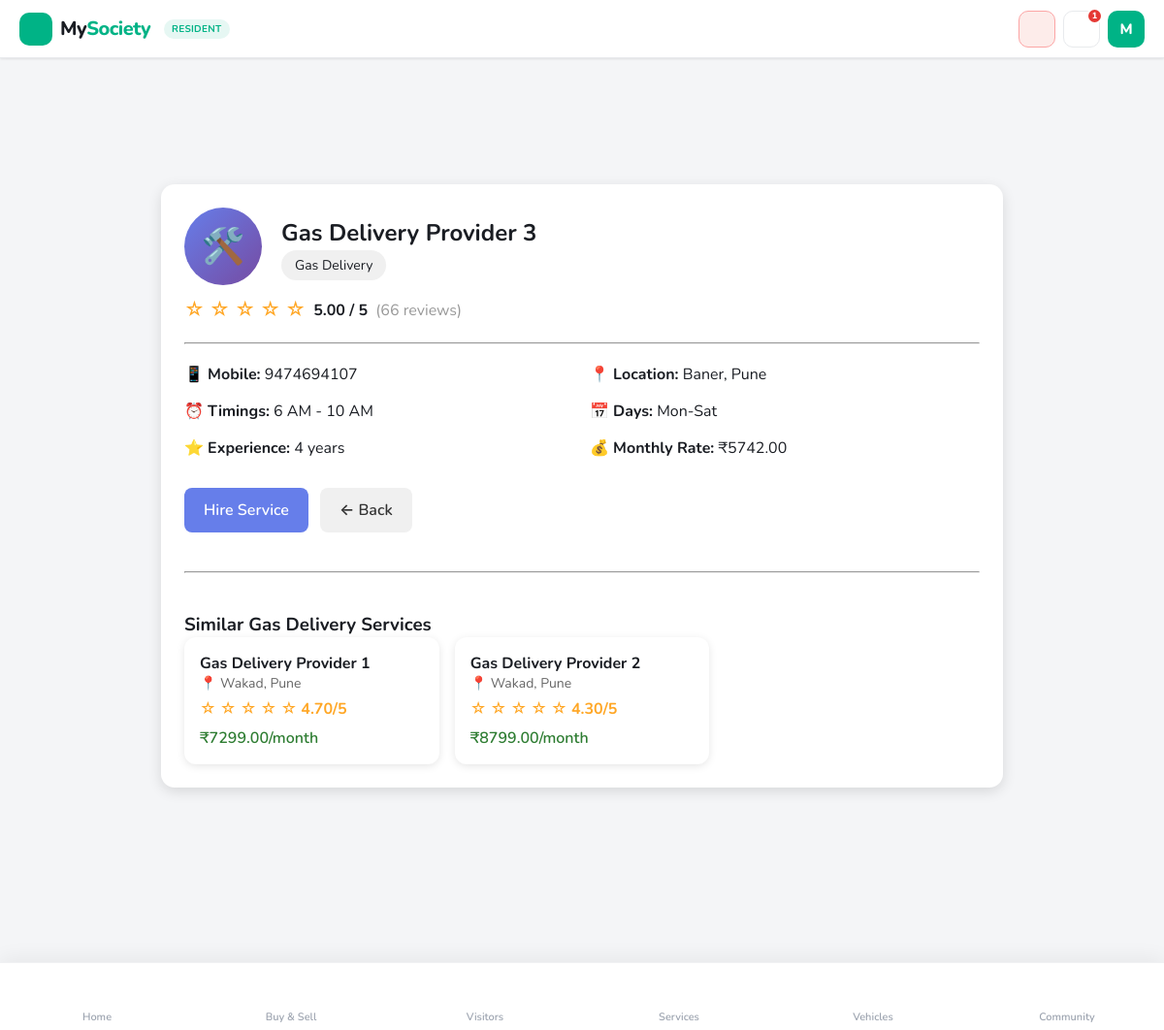
Screenshot of /services/provider/45/ (signed in) with the database file from the repository.
### core/models.py (models this page shows, shortened)
class UserProfile(models.Model):
    ROLE_CHOICES = (
        ('resident', 'Resident'),
        ('guard', 'Guard'),
        ('guard_admin', 'Guard Admin'),
        ('society_admin', 'Society Admin'),
        ('admin', 'Super Admin'),
        ('service_provider', 'Service Provider'),
    )
    STATUS_CHOICES = (
        ('pending', 'Pending'),
        ('approved', 'Approved'),
        ('rejected', 'Rejected'),
    )
    user = models.OneToOneField(User, on_delete=models.CASCADE)
    role = models.CharField(
        max_length=20,
        choices=ROLE_CHOICES
    )
    society = models.ForeignKey(
        Society,
        on_delete=models.SET_NULL,
        null=True,
        blank=True
    )
    apartment = models.ForeignKey(
        Apartment,
        on_delete=models.SET_NULL,
        null=True,
        blank=True
    )
    phone = models.CharField(max_length=15)
    address = models.TextField(blank=True)
    photo       = models.ImageField(upload_to='profiles/photos/',   null=True, blank=True)
    cover_photo = models.ImageField(upload_to='profiles/covers/',   null=True, blank=True)
    work        = models.CharField(max_length=200, blank=True)
    hometown    = models.CharField(max_length=200, blank=True)
    interests   = models.CharField(max_length=500, blank=True,
                                   help_text="Comma-separated list, e.g. Music, Travel, Cricket")
    status = models.CharField(
        max_length=20,
        choices=STATUS_CHOICES,
        default='pending'
    )
    class Meta:
        indexes = [
            models.Index(fields=["role", "status"]),
        ]

class ServiceProvider(models.Model):
    VERIFICATION_STATUS = [
        ('pending', 'Pending'),
        ('verified', 'Verified'),
        ('rejected', 'Rejected'),
    ]
    user = models.OneToOneField(
        User,
        on_delete=models.CASCADE,
        related_name="service_provider_profile",
        null=True,
        blank=True
    )
    GENDER_CHOICES = [
        ('male', 'Male'),
        ('female', 'Female'),
        ('other', 'Other'),
    ]
    service = models.ForeignKey(
        Service,
        on_delete=models.CASCADE,
        related_name='providers'
    )
    name = models.CharField(max_length=200)
    mobile = models.CharField(max_length=15)
    alternate_mobile = models.CharField(max_length=15, blank=True)
    gender = models.CharField(max_length=10, choices=GENDER_CHOICES)
    age = models.PositiveIntegerField(null=True, blank=True)
    area = models.CharField(max_length=200, help_text="e.g., Nanded City, Sinhagad Road")
    city = models.CharField(max_length=100)
    pincode = models.CharField(max_length=10)
    full_address = models.TextField(blank=True)
    experience_years = models.PositiveIntegerField(default=0)
    hourly_rate = models.DecimalField(max_digits=10, decimal_places=2, null=True, blank=True)
    monthly_rate = models.DecimalField(max_digits=10, decimal_places=2, null=True, blank=True)
    verification_status = models.CharField(
        max_length=20,
        choices=VERIFICATION_STATUS,
        default='pending'
    )
    id_proof = models.ImageField(upload_to='service_providers/id_proof/', null=True, blank=True)
    photo = models.ImageField(upload_to='service_providers/photos/', null=True, blank=True)
    police_verification = models.BooleanField(default=False)
    available_days = models.CharField(
        max_length=200,
        help_text="e.g., Mon-Fri, All Days"
    )
    preferred_timings = models.CharField(
        max_length=200,
        help_text="e.g., 6 AM - 10 AM, Evening"
    )
    is_available = models.BooleanField(default=True)
    rating = models.DecimalField(max_digits=3, decimal_places=2, default=0.0)
    total_reviews = models.PositiveIntegerField(default=0)
    total_hires = models.PositiveIntegerField(default=0)
    active_clients = models.PositiveIntegerField(default=0)
    created_at = models.DateTimeField(auto_now_add=True)
    updated_at = models.DateTimeField(auto_now=True)
    class Meta:
        ordering = ['-rating', '-total_hires']
        indexes = [
            models.Index(fields=['area', 'city']),
            models.Index(fields=['service', 'verification_status']),
            models.Index(fields=['is_available']),
        ]

class Service(models.Model):
    name = models.CharField(max_length=50)
    active = models.BooleanField(default=True)

### core/views.py (the view)
# urls.py: path('services/provider/<int:provider_id>/', views.service_provider_detail, name='service_provider_detail'),
@login_required
@role_required("resident")
def service_provider_detail(request, provider_id):
    provider = get_object_or_404(
        ServiceProvider.objects.select_related('service'),
        id=provider_id
    )
    hired_service = HiredService.objects.filter(
        resident=request.user,
        service_provider=provider,
        status='active'
    ).first()
    is_hired = hired_service is not None
    user_review = None
    if hired_service:
        user_review = ServiceReview.objects.filter(
            hired_service=hired_service
        ).first()
    reviews = ServiceReview.objects.filter(
        hired_service__service_provider=provider
    ).select_related('hired_service__resident')[:10]
    similar_providers = ServiceProvider.objects.filter(
        service=provider.service,
        city=provider.city,
        verification_status="verified",
        is_available=True
    ).exclude(
        id=provider.id
    ).order_by(
        "-rating", "-total_hires"
    )[:6]
    context = {
        'provider': provider,
        'is_hired': is_hired,
        'hired_service': hired_service,
        'user_review': user_review,
        'reviews': reviews,
        'similar_providers': similar_providers,
    }
    return render(request, 'service_provider_detail.html', context)

### core/context_processors.py (called while the page is built, shortened)
def base_context(request):
    if not request.user.is_authenticated:
        return {}
    profile = getattr(request.user, "userprofile", None)
    return {
        "current_user": request.user,
        "current_role": profile.role if profile else None,
        "notification_count": Notification.objects.filter(
            user=request.user,
            is_read=False
        ).count(),
    }

def global_context(request):
    if not request.user.is_authenticated:
        return {
            "notification_count": 0,
            "current_user": None,
            "current_role": None,
        }
    user = request.user
    profile = getattr(user, "userprofile", None)
    unread_chat = ChatMessage.objects.filter(
        receiver=user,
        is_read=False
    ).count()
    unread_notifications = Notification.objects.filter(
        user=user,
        is_read=False
    ).count()
    return {
        "current_user": user,
        "current_role": profile.role if profile else None,
        "notification_count": unread_chat + unread_notifications,
    }

def guard_notification_count(request):
    return {"guard_notification_count": 0}

def notification_count(request):
    if not request.user.is_authenticated:
        return {'notification_count': 0}
    try:
        unread_chat = ChatMessage.objects.filter(
            receiver=request.user,
            is_read=False
        ).count()
        unread_notif = Notification.objects.filter(
            user=request.user,
            is_read=False
        ).count()
        total = unread_chat + unread_notif
    except Exception:
        total = 0
    return {'notification_count': total}

### templates/service_provider_detail.html (shortened to what this page needs)
{% extends "base.html" %}
{% block content %}
<div class="main-content" style="max-width:900px;margin:30px auto;">
    <div style="
        background:white;
        padding:24px;
        border-radius:14px;
        box-shadow:0 4px 14px rgba(0,0,0,0.12);
    ">
        <div style="display:flex;align-items:center;gap:20px;">
            <div style="
                width:80px;height:80px;
                border-radius:50%;
                background:linear-gradient(135deg,#667eea,#764ba2);
                color:white;
                font-size:36px;
                display:flex;
                align-items:center;
                justify-content:center;
            ">
                🛠️
            </div>
            <div>
                <h2 style="margin-bottom:6px;">{{ provider.name }}</h2>
                <span style="
                    background:#f0f0f0;
                    padding:6px 14px;
                    border-radius:20px;
                    font-size:14px;
                ">
                    {{ provider.service.name }}
                </span>
            </div>
        </div>
        <div style="margin-top:12px;display:flex;align-items:center;gap:8px;">
            <div style="color:#ffa726;font-size:20px;">
                {% for i in "12345" %}
                    {% if forloop.counter <= provider.rating|floatformat:0 %}
                        ★
                    {% else %}
                        ☆
                    {% endif %}
                {% endfor %}
            </div>
            <strong>{{ provider.rating }} / 5</strong>
            <span style="color:#999;">({{ provider.total_reviews }} reviews)</span>
        </div>
        <hr style="margin:20px 0;">
        <div style="display:grid;grid-template-columns:1fr 1fr;gap:16px;">
            <div>📱 <strong>Mobile:</strong> {{ provider.mobile }}</div>
            <div>📍 <strong>Location:</strong> {{ provider.area }}, {{ provider.city }}</div>
            <div>⏰ <strong>Timings:</strong> {{ provider.preferred_timings }}</div>
            <div>📅 <strong>Days:</strong> {{ provider.available_days }}</div>
            <div>⭐ <strong>Experience:</strong> {{ provider.experience_years }} years</div>
            <div>💰 <strong>Monthly Rate:</strong> ₹{{ provider.monthly_rate }}</div>
        </div>
        <div style="margin-top:30px;display:flex;gap:12px;">
            {% if is_hired %}
                <button style="
                    padding:12px 20px;
                    background:#4caf50;
                    color:white;
                    border:none;
                    border-radius:8px;
                    font-weight:600;
                ">
                    ✓ Already Hired
                </button>
            {% else %}
                <a href="{% url 'hire_service_provider' provider.id %}" style="
                    padding:12px 20px;
                    background:#667eea;
                    color:white;
                    border-radius:8px;
                    text-decoration:none;
                    font-weight:600;
                ">
                    Hire Service
                </a>
            {% endif %}
            <a href="{% url 'resident_services' %}" style="
                padding:12px 20px;
                background:#f0f0f0;
                color:#333;
                border-radius:8px;
                text-decoration:none;
                font-weight:600;
            ">
                ← Back
            </a>
        </div>
        {% if similar_providers %}
        <hr style="margin:40px 0;">
        <h3>Similar {{ provider.service.name }} Services</h3>
        <div style="display:grid;grid-template-columns:repeat(auto-fill,minmax(250px,1fr));gap:16px;">
            {% for sp in similar_providers %}
            <div style="
                background:white;
                padding:16px;
                border-radius:12px;
                box-shadow:0 2px 8px rgba(0,0,0,0.1);
                cursor:pointer;
            "
            onclick="window.location.href='{% url 'service_provider_detail' sp.id %}'">
                <strong>{{ sp.name }}</strong>
                <div style="color:#666;font-size:14px;">📍 {{ sp.area }}, {{ sp.city }}</div>
                <div style="color:#ffa726;margin-top:6px;">
                    {% for i in "12345" %}
                        {% if forloop.counter <= sp.rating|floatformat:0 %}
                            ★
                        {% else %}
                            ☆
                        {% endif %}
                    {% endfor %}
                    <strong>{{ sp.rating }}/5</strong>
                </div>
                {% if sp.monthly_rate %}
                <div style="margin-top:8px;font-weight:600;color:#2e7d32;">
                    ₹{{ sp.monthly_rate }}/month
                </div>
                {% endif %}
            </div>
            {% endfor %}
        </div>
        {% endif %}
    </div>
</div>
{% endblock %}

### templates/base.html (shortened to what this page needs)
<!DOCTYPE html>
<html lang="en">
<head>
</head>
<body>
    <header class="header">
        <div class="header-content">
            <a href="" class="logo">
                <div class="logo-icon">
                </div>
                <span class="logo-text">My<span>Society</span></span>
                {% if current_role %}
                <span class="role-badge">{{ current_role }}</span>
                {% endif %}
            </a>
            <div class="header-actions">
                <div class="sos-btn" title="Emergency SOS" onclick="sendSOS()">
                    <span class="iconify" data-icon="mdi:alarm-light-outline"></span>
                </div>
                <a href="{% url 'resident_notifications' %}" class="hdr-btn" title="Notifications">
                    <span class="iconify" data-icon="mdi:bell-outline"></span>
                    {% if notification_count > 0 %}
                    <div class="notif-badge">{{ notification_count }}</div>
                    {% endif %}
                </a>
                <a href="{% url 'profile' %}" class="avatar-btn" title="My Profile">
                    {{ current_user.username|slice:":1"|upper }}
                </a>
            </div>
        </div>
    </header>
    <main class="main-content">
        {% block content %}{% endblock %}
    </main>
    <nav class="bottom-nav">
        {% if current_role == "resident" %}
            <a href="{% url 'resident_dashboard' %}"
               class="nav-item {% block nav_home %}{% endblock %}">
                <div class="nav-icon">
                    <span class="iconify" data-icon="mdi:home-variant-outline"></span>
                </div>
                <span>Home</span>
            </a>
            <a href="{% url 'marketplace' %}"
            class="nav-item {% block nav_marketplace %}{% endblock %}">
                <div class="nav-icon">
                    <span class="iconify" data-icon="mdi:storefront-outline"></span>
                </div>
                <span>Buy &amp; Sell</span>
            </a>
            <a href="{% url 'resident_visitors' %}"
               class="nav-item {% block nav_visitors %}{% endblock %}">
                <div class="nav-icon">
                    <span class="iconify" data-icon="mdi:account-multiple-outline"></span>
                </div>
                <span>Visitors</span>
            </a>
            <a href="{% url 'resident_services' %}"
               class="nav-item {% block nav_services %}{% endblock %}">
                <div class="nav-icon">
                    <span class="iconify" data-icon="mdi:wrench-outline"></span>
                </div>
                <span>Services</span>
            </a>
            <a href="{% url 'resident_vehicles' %}"
               class="nav-item {% block nav_vehicles %}{% endblock %}">
                <div class="nav-icon">
                    <span class="iconify" data-icon="mdi:car-outline"></span>
                </div>
                <span>Vehicles</span>
            </a>
            <a href="{% url 'resident_notices' %}"
               class="nav-item {% block nav_community %}{% endblock %}">
                <div class="nav-icon">
                    <span class="iconify" data-icon="mdi:bulletin-board"></span>
                </div>
                <span>Community</span>
            </a>
        {% endif %}
    </nav>
</body>
</html>

### rows the page displays
UserProfile: role "RESIDENT"
ServiceProvider: name "Gas Delivery Provider 3", service.name "Gas Delivery", rating "5.00", total_reviews "66", mobile "9474694107", area "Baner", city "Pune", preferred_timings "6 AM - 10 AM", available_days "Mon-Sat", experience_years "4", monthly_rate "5742.00"
ServiceProvider: name "Gas Delivery Provider 1", area "Wakad", city "Pune", rating "4.70", monthly_rate "7299.00"
ServiceProvider: name "Gas Delivery Provider 2", area "Wakad", city "Pune", rating "4.30", monthly_rate "8799.00"

### other values shown
{{ notification_count }} "1"
{{ current_user.username|slice:":1"|upper }} "M"
